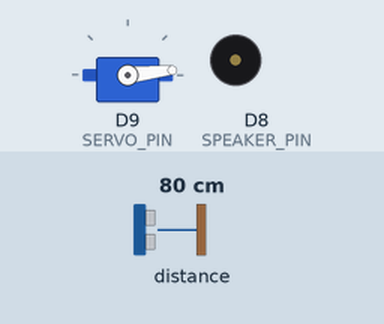
This sketch was run on a simulated Arduino Uno R4 WiFi. On the bench: servo, buzzer (waves = sounding). Wiring (inferred from the names in the program): LIDAR-Lite range finder at I2C address 0x62. The inputs (shaded band) are chosen by the test bench; at power-on: distance to the obstacle 80 cm. What the sketch prints to the serial monitor is not drawn.

Above: at 0.55 s.
At 1.25 s:
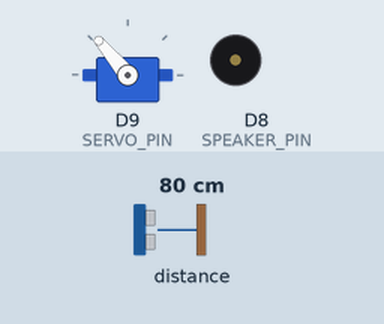
At 1.95 s:
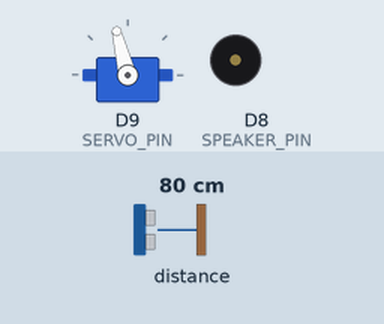
At 3.4 s:
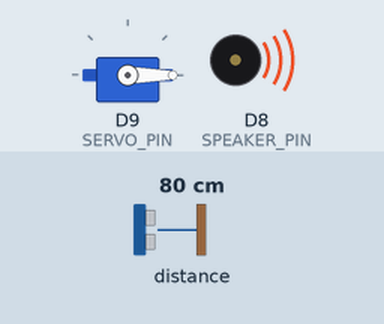
Timing chart, 0 to 7.3 s (numbered marks = the images above):
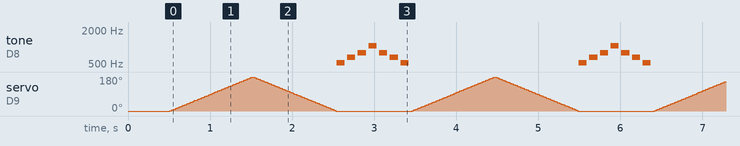

The sketch:

lonely_radar.ino
```cpp
/* ============================================================
 * lonely_radar — LiDAR sweep + servo + mood buzzer
 * Target: Arduino Uno R4 (WiFi or Minima)
 *
 * Hardware wiring
 * ---------------
 * LIDAR-Lite v3 (same as pet_lidar):
 *   Pin 1 (Power)        -> 5V
 *   Pin 2 (GND)          -> GND
 *   Pin 3 (Mode control) -> unconnected
 *   Pin 4 (SCL)          -> SCL
 *   Pin 5 (SDA)          -> SDA
 *   Pin 6 (Power enable) -> 5V
 *
 * Servo:
 *   Signal wire          -> D9
 *   Power                -> 5V
 *   GND                  -> GND
 *
 * Passive buzzer (or small speaker with series resistor ~100 Ω):
 *   Positive leg         -> D8
 *   Other leg            -> GND
 * ============================================================ */

#include <Wire.h>
#include <Servo.h>
#include "LidarLiteV3.h"

/* ---- Pin assignments ---- */
#define SERVO_PIN    9
#define SPEAKER_PIN  8

/* ---- Sweep parameters ---- */
#define SWEEP_STEP_DEG   2    /* degrees per step                  */
#define SWEEP_STEP_MS   10    /* delay between steps (ms)          */
#define SERVO_MIN_DEG    0
#define SERVO_MAX_DEG  180

/* ---- Mood distance thresholds (cm) ---- */
#define ZONE_CLOSE_CM   80   /* ≤ 80 cm  → EXCITED  */
#define ZONE_NEAR_CM   150   /* ≤ 150 cm → HAPPY    */
#define ZONE_FAR_CM    250   /* ≤ 250 cm → HOPEFUL  */
                             /* > 250 cm → LONELY   */

/* ---- Note frequencies (Hz) ---- */
#define NOTE_D4   294
#define NOTE_E4   330
#define NOTE_G4   392
#define NOTE_A4   440
#define NOTE_C5   523
#define NOTE_E5   659
#define NOTE_G5   784
#define NOTE_C6  1047

/* ---- Mood identifiers ---- */
#define MOOD_LONELY   0
#define MOOD_HOPEFUL  1
#define MOOD_HAPPY    2
#define MOOD_EXCITED  3

/* ---- Objects ---- */
LidarLiteV3 lidar;
Servo       servo;

/* ---- State ---- */
static int  currentMood = MOOD_LONELY;

/* ============================================================
 * Helper: play one note then wait (blocking, acceptable for
 * hackathon use — keeps the sketch simple and self-contained).
 * ============================================================ */
static void playNote(unsigned int freq, unsigned int durationMs, unsigned int gapMs)
{
    tone(SPEAKER_PIN, freq, durationMs);
    delay(durationMs + gapMs);
}

/* ============================================================
 * Mood phrases — each is a short blocking musical sequence.
 * ============================================================ */
static void playLonely(void)
{
    /* Slow, minor-key, descending — played twice */
    for (uint8_t rep = 0; rep < 2; rep++) {
        playNote(NOTE_A4, 500, 100);
        playNote(NOTE_G4, 500, 100);
        playNote(NOTE_E4, 500, 100);
        playNote(NOTE_D4, 500, 100);
    }
}

static void playHopeful(void)
{
    /* Slightly faster, minor but rising at the end — played once */
    playNote(NOTE_D4, 350, 80);
    playNote(NOTE_E4, 350, 80);
    playNote(NOTE_G4, 350, 80);
    playNote(NOTE_A4, 350, 80);
}

static void playHappy(void)
{
    /* Upbeat major arpeggio — played once */
    playNote(NOTE_C5, 200, 60);
    playNote(NOTE_E5, 200, 60);
    playNote(NOTE_G5, 200, 60);
    playNote(NOTE_C6, 200, 60);
}

static void playExcited(void)
{
    /* Fast, high, major arpeggio up and back — played once */
    playNote(NOTE_C5, 100, 30);
    playNote(NOTE_E5, 100, 30);
    playNote(NOTE_G5, 100, 30);
    playNote(NOTE_C6, 100, 30);
    playNote(NOTE_G5, 100, 30);
    playNote(NOTE_E5, 100, 30);
    playNote(NOTE_C5, 100, 30);
}

/* ============================================================
 * Dispatch to the correct phrase for the current mood.
 * ============================================================ */
static void playMood(int mood)
{
    switch (mood) {
        case MOOD_LONELY:  playLonely();  break;
        case MOOD_HOPEFUL: playHopeful(); break;
        case MOOD_HAPPY:   playHappy();   break;
        case MOOD_EXCITED: playExcited(); break;
        default:           break;
    }
}

/* ============================================================
 * Map a minimum distance to a mood.
 * ============================================================ */
static int distanceToMood(uint16_t minCm)
{
    if (minCm <= ZONE_CLOSE_CM) return MOOD_EXCITED;
    if (minCm <= ZONE_NEAR_CM)  return MOOD_HAPPY;
    if (minCm <= ZONE_FAR_CM)   return MOOD_HOPEFUL;
    return MOOD_LONELY;
}

/* ============================================================
 * Return a human-readable mood label.
 * ============================================================ */
static const char *moodLabel(int mood)
{
    switch (mood) {
        case MOOD_LONELY:  return "LONELY";
        case MOOD_HOPEFUL: return "HOPEFUL";
        case MOOD_HAPPY:   return "HAPPY";
        case MOOD_EXCITED: return "EXCITED";
        default:           return "UNKNOWN";
    }
}

/* ============================================================
 * Perform one sweep (0→180 or 180→0), updating minDist_cm.
 * Returns true if at least one valid reading was obtained.
 * ============================================================ */
static bool doSweep(int fromDeg, int toDeg, uint16_t &minDist_cm)
{
    bool gotReading = false;
    int  step = (toDeg > fromDeg) ? SWEEP_STEP_DEG : -SWEEP_STEP_DEG;

    for (int angle = fromDeg; ; angle += step) {
        /* Clamp to endpoint so we always land exactly on it */
        if (step > 0 && angle > toDeg) angle = toDeg;
        if (step < 0 && angle < toDeg) angle = toDeg;

        servo.write(angle);
        delay(SWEEP_STEP_MS);

        /* Fire a LiDAR reading; skip silently on error */
        uint16_t dist;
        if (lidar.readDistance(dist)) {
            if (!gotReading || dist < minDist_cm) {
                minDist_cm = dist;
            }
            gotReading = true;
        }

        if (angle == toDeg) break;
    }

    return gotReading;
}

/* ============================================================
 * setup
 * ============================================================ */
void setup()
{
    Serial.begin(115200);
    while (!Serial);   /* wait for USB CDC on R4 */

    Serial.println("lonely_radar — starting up");

    /* Attach servo and park at 0° */
    servo.attach(SERVO_PIN);
    servo.write(SERVO_MIN_DEG);
    delay(500);

    /* Initialise LiDAR */
    if (!lidar.begin()) {
        Serial.println("ERROR: LIDAR not found (I2C 0x62). Check wiring.");
        while (1) {}
    }
    Serial.println("LIDAR ready — beginning sweep");
}

/* ============================================================
 * loop — one full back-and-forth sweep per iteration
 * ============================================================ */
void loop()
{
    uint16_t minDist_cm = 0;
    bool     gotAny     = false;

    /* Forward sweep: 0° → 180° */
    bool fwd = doSweep(SERVO_MIN_DEG, SERVO_MAX_DEG, minDist_cm);
    gotAny = fwd;

    /* Reverse sweep: 180° → 0°, continuing to track minimum */
    bool rev = doSweep(SERVO_MAX_DEG, SERVO_MIN_DEG, minDist_cm);
    gotAny = gotAny || rev;

    /* Update mood only if we got at least one valid reading */
    if (gotAny) {
        currentMood = distanceToMood(minDist_cm);
    }

    /* Print one line per sweep */
    Serial.print("[");
    Serial.print(moodLabel(currentMood));
    Serial.print("] Closest: ");
    Serial.print(gotAny ? minDist_cm : 0);
    Serial.println(" cm");

    /* Play the mood phrase between sweeps */
    playMood(currentMood);
}
```

LidarLiteV3.cpp
```cpp
#include "LidarLiteV3.h"
#include <Arduino.h>

#define REG_ACQ_CMD     0x00
#define REG_STATUS      0x01
#define REG_DIST_BURST  0x8F  /* reads high + low byte in one burst */

#define CMD_BIAS        0x04
#define CMD_NO_BIAS     0x03
#define STATUS_BUSY     0x01
#define BIAS_INTERVAL   100
#define ACQ_TIMEOUT_MS  100

LidarLiteV3::LidarLiteV3(TwoWire &wire, uint8_t addr)
    : _wire(wire), _addr(addr), _readCount(0) {}

bool LidarLiteV3::begin()
{
    _wire.begin();
    _wire.setClock(400000);

    _wire.beginTransmission(_addr);
    return (_wire.endTransmission() == 0);
}

bool LidarLiteV3::writeReg(uint8_t reg, uint8_t val)
{
    _wire.beginTransmission(_addr);
    _wire.write(reg);
    _wire.write(val);
    return (_wire.endTransmission() == 0);
}

bool LidarLiteV3::readReg(uint8_t reg, uint8_t *buf, uint8_t len)
{
    _wire.beginTransmission(_addr);
    _wire.write(reg);
    if (_wire.endTransmission() != 0) return false;
    if (_wire.requestFrom(_addr, len) != len) return false;
    for (uint8_t i = 0; i < len; i++)
        buf[i] = _wire.read();
    return true;
}

bool LidarLiteV3::readDistance(uint16_t &distance_cm)
{
    uint8_t cmd = (_readCount % BIAS_INTERVAL == 0) ? CMD_BIAS : CMD_NO_BIAS;
    if (!writeReg(REG_ACQ_CMD, cmd)) return false;

    uint32_t deadline = millis() + ACQ_TIMEOUT_MS;
    uint8_t  status;
    do {
        if (!readReg(REG_STATUS, &status, 1)) return false;
        if (millis() > deadline) return false;
    } while (status & STATUS_BUSY);

    uint8_t raw[2];
    if (!readReg(REG_DIST_BURST, raw, 2)) return false;

    distance_cm = ((uint16_t)raw[0] << 8) | raw[1];
    _readCount++;
    return true;
}
```

LidarLiteV3.h
```cpp
#pragma once
#include <Wire.h>
#include <stdint.h>

class LidarLiteV3 {
public:
    explicit LidarLiteV3(TwoWire &wire = Wire, uint8_t addr = 0x62);

    /* Call in setup(). Returns false if the sensor is not reachable. */
    bool begin();

    /* Trigger a measurement and return distance in cm.
     * Returns false on I2C error or timeout. */
    bool readDistance(uint16_t &distance_cm);

private:
    TwoWire &_wire;
    uint8_t  _addr;
    uint32_t _readCount;

    bool writeReg(uint8_t reg, uint8_t val);
    bool readReg(uint8_t reg, uint8_t *buf, uint8_t len);
};
```

Measured:
- by itself, tone on D8 (SPEAKER_PIN): repeats every 3.0 s: silent 0.03 s, 659 Hz 0.10 s, silent 0.03 s, 784 Hz 0.10 s, silent 0.03 s, 1047 Hz 0.10 s, silent 0.03 s, 784 Hz 0.10 s, silent 0.03 s, 659 Hz 0.10 s, silent 0.03 s, 523 Hz 0.10 s, silent 2.1 s, 523 Hz 0.10 s
